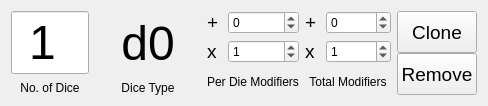
<?xml version="1.0" encoding="UTF-8"?>
<ui version="4.0">
 <class>DiceWidget</class>
 <widget class="QWidget" name="DiceWidget">
  <property name="geometry">
   <rect>
    <x>0</x>
    <y>0</y>
    <width>488</width>
    <height>106</height>
   </rect>
  </property>
  <property name="minimumSize">
   <size>
    <width>0</width>
    <height>106</height>
   </size>
  </property>
  <property name="maximumSize">
   <size>
    <width>16777215</width>
    <height>106</height>
   </size>
  </property>
  <property name="windowTitle">
   <string>Form</string>
  </property>
  <layout class="QHBoxLayout" name="horizontalLayout">
   <property name="spacing">
    <number>6</number>
   </property>
   <item>
    <layout class="QVBoxLayout" name="verticalLayout">
     <property name="spacing">
      <number>6</number>
     </property>
     <property name="rightMargin">
      <number>0</number>
     </property>
     <item>
      <widget class="QLineEdit" name="numDiceLineEdit">
       <property name="sizePolicy">
        <sizepolicy hsizetype="Minimum" vsizetype="Fixed">
         <horstretch>0</horstretch>
         <verstretch>0</verstretch>
        </sizepolicy>
       </property>
       <property name="minimumSize">
        <size>
         <width>50</width>
         <height>0</height>
        </size>
       </property>
       <property name="maximumSize">
        <size>
         <width>80</width>
         <height>16777215</height>
        </size>
       </property>
       <property name="font">
        <font>
         <pointsize>36</pointsize>
        </font>
       </property>
       <property name="inputMask">
        <string>09</string>
       </property>
       <property name="text">
        <string notr="true">1</string>
       </property>
       <property name="cursorPosition">
        <number>2</number>
       </property>
       <property name="alignment">
        <set>Qt::AlignCenter</set>
       </property>
      </widget>
     </item>
     <item>
      <widget class="QLabel" name="numDiceLabel">
       <property name="sizePolicy">
        <sizepolicy hsizetype="Preferred" vsizetype="Preferred">
         <horstretch>0</horstretch>
         <verstretch>0</verstretch>
        </sizepolicy>
       </property>
       <property name="text">
        <string>No. of Dice</string>
       </property>
       <property name="alignment">
        <set>Qt::AlignCenter</set>
       </property>
      </widget>
     </item>
    </layout>
   </item>
   <item>
    <layout class="QVBoxLayout" name="verticalLayout_2">
     <item>
      <widget class="QLabel" name="diceTypeLabel">
       <property name="sizePolicy">
        <sizepolicy hsizetype="Preferred" vsizetype="Expanding">
         <horstretch>0</horstretch>
         <verstretch>0</verstretch>
        </sizepolicy>
       </property>
       <property name="minimumSize">
        <size>
         <width>106</width>
         <height>0</height>
        </size>
       </property>
       <property name="font">
        <font>
         <pointsize>36</pointsize>
        </font>
       </property>
       <property name="text">
        <string notr="true">d0</string>
       </property>
       <property name="alignment">
        <set>Qt::AlignCenter</set>
       </property>
      </widget>
     </item>
     <item>
      <widget class="QLabel" name="diceLabel">
       <property name="sizePolicy">
        <sizepolicy hsizetype="Preferred" vsizetype="Preferred">
         <horstretch>0</horstretch>
         <verstretch>0</verstretch>
        </sizepolicy>
       </property>
       <property name="text">
        <string>Dice Type</string>
       </property>
       <property name="alignment">
        <set>Qt::AlignCenter</set>
       </property>
      </widget>
     </item>
    </layout>
   </item>
   <item>
    <layout class="QVBoxLayout" name="verticalLayout_4" stretch="0,0,0">
     <property name="leftMargin">
      <number>0</number>
     </property>
     <item>
      <layout class="QHBoxLayout" name="horizontalLayout_3">
       <item>
        <widget class="QLabel" name="label">
         <property name="minimumSize">
          <size>
           <width>15</width>
           <height>0</height>
          </size>
         </property>
         <property name="font">
          <font>
           <pointsize>14</pointsize>
          </font>
         </property>
         <property name="text">
          <string>+</string>
         </property>
        </widget>
       </item>
       <item>
        <widget class="QSpinBox" name="perDieAddSpinBox">
         <property name="sizePolicy">
          <sizepolicy hsizetype="Expanding" vsizetype="Fixed">
           <horstretch>1</horstretch>
           <verstretch>0</verstretch>
          </sizepolicy>
         </property>
         <property name="minimum">
          <number>-99999</number>
         </property>
         <property name="maximum">
          <number>99999</number>
         </property>
        </widget>
       </item>
      </layout>
     </item>
     <item>
      <layout class="QHBoxLayout" name="horizontalLayout_4">
       <item>
        <widget class="QLabel" name="label_2">
         <property name="minimumSize">
          <size>
           <width>15</width>
           <height>0</height>
          </size>
         </property>
         <property name="font">
          <font>
           <pointsize>14</pointsize>
          </font>
         </property>
         <property name="text">
          <string>x</string>
         </property>
        </widget>
       </item>
       <item>
        <widget class="QSpinBox" name="perDieMultSpinBox">
         <property name="sizePolicy">
          <sizepolicy hsizetype="Expanding" vsizetype="Fixed">
           <horstretch>1</horstretch>
           <verstretch>0</verstretch>
          </sizepolicy>
         </property>
         <property name="minimum">
          <number>-999</number>
         </property>
         <property name="maximum">
          <number>999</number>
         </property>
         <property name="value">
          <number>1</number>
         </property>
        </widget>
       </item>
      </layout>
     </item>
     <item>
      <widget class="QLabel" name="perDieModLabel">
       <property name="sizePolicy">
        <sizepolicy hsizetype="Preferred" vsizetype="Minimum">
         <horstretch>0</horstretch>
         <verstretch>0</verstretch>
        </sizepolicy>
       </property>
       <property name="text">
        <string>Per Die Modifiers</string>
       </property>
       <property name="alignment">
        <set>Qt::AlignCenter</set>
       </property>
      </widget>
     </item>
    </layout>
   </item>
   <item>
    <layout class="QVBoxLayout" name="verticalLayout_5">
     <property name="leftMargin">
      <number>0</number>
     </property>
     <property name="rightMargin">
      <number>0</number>
     </property>
     <item>
      <layout class="QHBoxLayout" name="horizontalLayout_5">
       <item>
        <widget class="QLabel" name="label_3">
         <property name="minimumSize">
          <size>
           <width>15</width>
           <height>0</height>
          </size>
         </property>
         <property name="font">
          <font>
           <pointsize>14</pointsize>
          </font>
         </property>
         <property name="text">
          <string>+</string>
         </property>
        </widget>
       </item>
       <item>
        <widget class="QSpinBox" name="totalAddSpinBox">
         <property name="sizePolicy">
          <sizepolicy hsizetype="Expanding" vsizetype="Fixed">
           <horstretch>1</horstretch>
           <verstretch>0</verstretch>
          </sizepolicy>
         </property>
         <property name="minimum">
          <number>-99999</number>
         </property>
         <property name="maximum">
          <number>99999</number>
         </property>
        </widget>
       </item>
      </layout>
     </item>
     <item>
      <layout class="QHBoxLayout" name="horizontalLayout_6">
       <item>
        <widget class="QLabel" name="label_4">
         <property name="minimumSize">
          <size>
           <width>15</width>
           <height>0</height>
          </size>
         </property>
         <property name="font">
          <font>
           <pointsize>14</pointsize>
          </font>
         </property>
         <property name="text">
          <string>x</string>
         </property>
        </widget>
       </item>
       <item>
        <widget class="QSpinBox" name="totalMultSpinBox">
         <property name="sizePolicy">
          <sizepolicy hsizetype="Expanding" vsizetype="Fixed">
           <horstretch>1</horstretch>
           <verstretch>0</verstretch>
          </sizepolicy>
         </property>
         <property name="minimum">
          <number>-999</number>
         </property>
         <property name="maximum">
          <number>999</number>
         </property>
         <property name="value">
          <number>1</number>
         </property>
        </widget>
       </item>
      </layout>
     </item>
     <item>
      <widget class="QLabel" name="totalModifersLabel">
       <property name="sizePolicy">
        <sizepolicy hsizetype="Preferred" vsizetype="Minimum">
         <horstretch>0</horstretch>
         <verstretch>0</verstretch>
        </sizepolicy>
       </property>
       <property name="text">
        <string>Total Modifiers</string>
       </property>
       <property name="alignment">
        <set>Qt::AlignCenter</set>
       </property>
      </widget>
     </item>
    </layout>
   </item>
   <item>
    <layout class="QVBoxLayout" name="verticalLayout_3">
     <property name="spacing">
      <number>0</number>
     </property>
     <property name="leftMargin">
      <number>0</number>
     </property>
     <item>
      <widget class="QPushButton" name="cloneButton">
       <property name="sizePolicy">
        <sizepolicy hsizetype="MinimumExpanding" vsizetype="Preferred">
         <horstretch>0</horstretch>
         <verstretch>0</verstretch>
        </sizepolicy>
       </property>
       <property name="font">
        <font>
         <pointsize>14</pointsize>
        </font>
       </property>
       <property name="text">
        <string>Clone</string>
       </property>
      </widget>
     </item>
     <item>
      <widget class="QPushButton" name="removeButton">
       <property name="sizePolicy">
        <sizepolicy hsizetype="MinimumExpanding" vsizetype="Preferred">
         <horstretch>0</horstretch>
         <verstretch>0</verstretch>
        </sizepolicy>
       </property>
       <property name="font">
        <font>
         <pointsize>14</pointsize>
        </font>
       </property>
       <property name="text">
        <string>Remove</string>
       </property>
      </widget>
     </item>
    </layout>
   </item>
  </layout>
 </widget>
 <resources/>
 <connections>
  <connection>
   <sender>numDiceLineEdit</sender>
   <signal>textChanged(QString)</signal>
   <receiver>DiceWidget</receiver>
   <slot>updateAmount(QString)</slot>
   <hints>
    <hint type="sourcelabel">
     <x>52</x>
     <y>41</y>
    </hint>
    <hint type="destinationlabel">
     <x>265</x>
     <y>58</y>
    </hint>
   </hints>
  </connection>
  <connection>
   <sender>cloneButton</sender>
   <signal>clicked()</signal>
   <receiver>DiceWidget</receiver>
   <slot>clone()</slot>
   <hints>
    <hint type="sourcelabel">
     <x>424</x>
     <y>32</y>
    </hint>
    <hint type="destinationlabel">
     <x>264</x>
     <y>48</y>
    </hint>
   </hints>
  </connection>
  <connection>
   <sender>removeButton</sender>
   <signal>clicked()</signal>
   <receiver>DiceWidget</receiver>
   <slot>remove()</slot>
   <hints>
    <hint type="sourcelabel">
     <x>402</x>
     <y>76</y>
    </hint>
    <hint type="destinationlabel">
     <x>264</x>
     <y>20</y>
    </hint>
   </hints>
  </connection>
 </connections>
 <slots>
  <slot>updateAmount(QString)</slot>
  <slot>remove()</slot>
  <slot>clone()</slot>
 </slots>
</ui>
